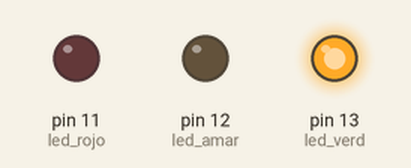
Bench run of a sketch on a simulated Arduino Uno, built with avr-gcc and run on an emulated ATmega328P. On the bench: output pins drawn as LEDs (lit = HIGH).

Above: at 0.5 s.
At 2.5 s:
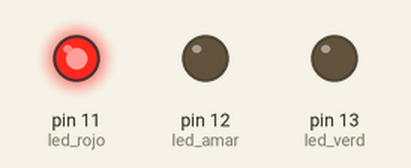
At 3.5 s:
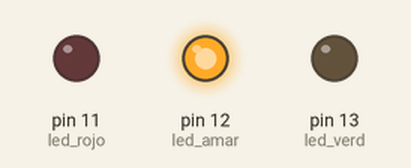
Timing chart, 0 to 5.2 s (numbered marks = the images above):
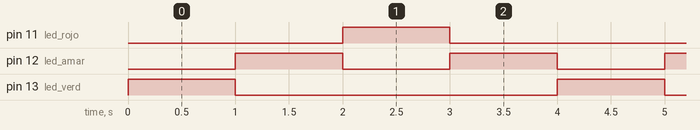

The sketch:

Traffic_Light_System.ino
```cpp
// Maria Camila Rueda Prado - Andres Martinez
int led_verd=13;
int led_amar=12;
int led_rojo=11;
void setup() {
  // put your setup code here, to run once:
  pinMode(led_verd,OUTPUT);//No Pin y Mode (OUTPUT/INPUT)
  pinMode(led_amar,OUTPUT);
  pinMode(led_rojo,OUTPUT);
}

void loop() {
  // put your main code here, to run repeatedly:
  digitalWrite(led_verd,HIGH);
  delay(1000); //1000=1 SEG
  digitalWrite(led_verd,LOW);
  digitalWrite(led_amar,HIGH);
  delay(1000); //1000=1 SEG
  digitalWrite(led_amar,LOW);
  digitalWrite(led_rojo,HIGH);
  delay(1000); //1000=1 SEG
  digitalWrite(led_rojo,LOW);
  digitalWrite(led_amar,HIGH);
  delay(1000); //1000=1 SEG
  digitalWrite(led_amar,LOW);


}
```

Measured:
- by itself, pin 11 (led_rojo), pin 13 (led_verd): alternates HIGH for 1.0 s and LOW for 3.0 s
- by itself, pin 12 (led_amar): alternates HIGH for 1.0 s and LOW for 1.0 s
- by itself, everything shown: repeats every 4.0 s, in 5 steps
